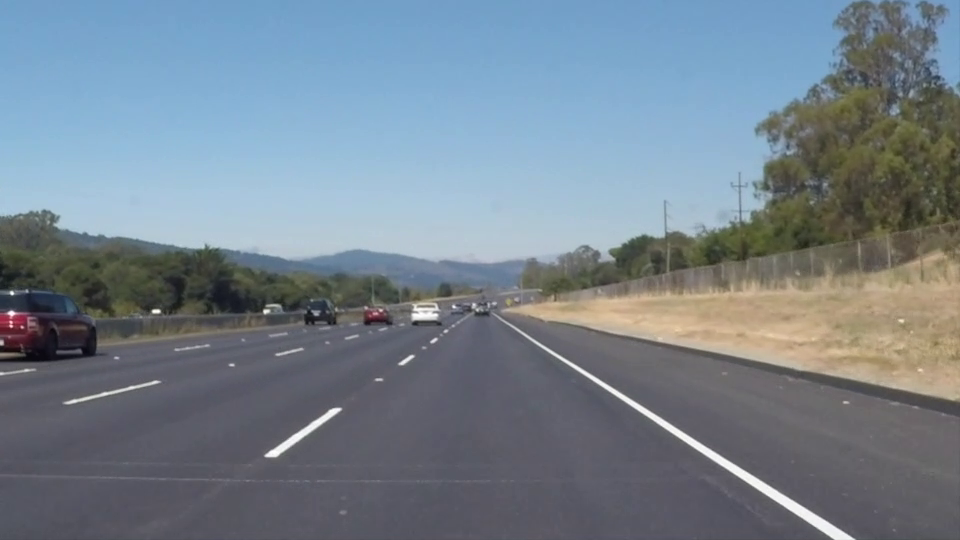
#> input picture frame 22 of imagenes/video_carretera.mp4, 960 x 540 px
$ python 'pipeline_base_mejora2(HoughP).py'
#> lines starting #> are read from the running program, lines starting #| are printed output that depends on the picture; after the words box and inside, x2 and y2 are one past the last pixel; in counts of white or black regions, pixels touching at a corner belong together
import cv2
import numpy as np
import matplotlib.pyplot as plt
import os
import sys

# ================================================================
# RUTAS
# ================================================================
VIDEO_PATH       = os.path.join("imagenes", "video_carretera.mp4")
OUTPUT_VIDEO_PATH = "resultado_mejora2_houghP.avi"
DIAGRAMA_PATH    = "pipeline_mejora2_steps.png"

# ================================================================
# 1. CARGA DE VIDEO
# ================================================================
def open_video(path):
    cap = cv2.VideoCapture(path)
    if not cap.isOpened():
        raise FileNotFoundError(f"No se pudo abrir el video: {path}")
    return cap

# ================================================================
# 2. ESCALA DE GRISES
# ================================================================
def to_grayscale(image):
    return cv2.cvtColor(image, cv2.COLOR_BGR2GRAY)

# ================================================================
# 3. FILTRO GAUSSIANO
# ================================================================
def gaussian_blur(gray, kernel_size=(9, 9)):
    return cv2.GaussianBlur(gray, kernel_size, sigmaX=0)

# ================================================================
# 4. DETECTOR DE BORDES CANNY
# ================================================================
def canny_edge_detection(blurred, low_threshold=50, high_threshold=150):
    return cv2.Canny(blurred, low_threshold, high_threshold)

# ================================================================
# 5. FILTRO DE COLOR HSV
# ================================================================
def hsv_color_filter(image):
    hsv = cv2.cvtColor(image, cv2.COLOR_BGR2HSV)

    lower_yellow = np.array([ 18,  40, 100], dtype=np.uint8)
    upper_yellow = np.array([ 30, 255, 255], dtype=np.uint8)
    mask_yellow  = cv2.inRange(hsv, lower_yellow, upper_yellow)

    lower_white  = np.array([  0,   0, 170], dtype=np.uint8)
    upper_white  = np.array([179,  40, 255], dtype=np.uint8)
    mask_white   = cv2.inRange(hsv, lower_white, upper_white)

    mask_combined  = cv2.bitwise_or(mask_yellow, mask_white)
    filtered_image = cv2.bitwise_and(image, image, mask=mask_combined)

    return filtered_image, mask_combined, mask_white, mask_yellow

# ================================================================
# 6. REGIÓN DE INTERÉS
# ================================================================
def region_of_interest(image, image_shape):
    height, width = image_shape[0], image_shape[1]
    bottom_left  = (int(0.15 * width),  int(0.85 * height))
    bottom_right = (int(0.85 * width),  int(0.85 * height))
    top_left     = (int(0.425 * width), int(0.55 * height))
    top_right    = (int(0.575 * width), int(0.55 * height))
    vertices = np.array([[bottom_left, top_left, top_right, bottom_right]], dtype=np.int32)
    mask = np.zeros((height, width), dtype=np.uint8)
    cv2.fillPoly(mask, vertices, 255)
    masked_image = cv2.bitwise_and(image, image, mask=mask)
    return masked_image, vertices, mask

# ================================================================
# 7. HOUGH PROBABILÍSTICA CALIBRADA  ← MEJORA 2
# ================================================================
def hough_lines_probabilistic(
        masked_edges,
        rho=1,
        theta=np.pi / 180,
        threshold=30,
        min_line_length=40,
        max_line_gap=80):

    lines = cv2.HoughLinesP(
        masked_edges,
        rho=rho,
        theta=theta,
        threshold=threshold,
        minLineLength=min_line_length,
        maxLineGap=max_line_gap
    )
    return lines  # shape (N, 1, 4) o None

# ================================================================
# 8. DIBUJAR SEGMENTOS (formato HoughLinesP)
# ================================================================
def draw_lines_probabilistic(image, lines, roi_mask, color=(0, 255, 0), thickness=4):

    result = image.copy()
    if lines is None or len(lines) == 0:
        return result

    for line in lines:
        x1, y1, x2, y2 = line[0]
        angle_deg = abs(np.degrees(np.arctan2(y2 - y1, x2 - x1)))

        if angle_deg < 20 or angle_deg > 160:
            continue
        if abs(angle_deg - 90) < 10:
            continue

        cv2.line(result, (x1, y1), (x2, y2), color, thickness)

    return result

# ================================================================
# 9. PIPELINE COMPLETO — MEJORA 2
# ================================================================
def process_frame(frame):

    # Paso 1: ROI sobre original
    roi_frame, roi_vertices, roi_mask = region_of_interest(frame, frame.shape)

    # Paso 2: Filtro HSV sobre ROI
    filtered_image, mask_combined, mask_white, mask_yellow = hsv_color_filter(roi_frame)

    # Paso 3: Grises de la imagen YA filtrada
    gray    = to_grayscale(filtered_image)

    # Paso 4: Suavizado
    blurred = gaussian_blur(gray, kernel_size=(9, 9))

    # Paso 5: Canny
    edges   = canny_edge_detection(blurred, low_threshold=100, high_threshold=300)

    # Paso 6: HoughLinesP
    lines = hough_lines_probabilistic(
        edges,
        rho=1,
        theta=np.pi / 180,
        threshold=30,
        min_line_length=40,
        max_line_gap=80
    )

    # Paso 7: Dibujo
    result = draw_lines_probabilistic(frame, lines, roi_mask, color=(0, 255, 0), thickness=4)
    cv2.polylines(result, roi_vertices, isClosed=True, color=(0, 0, 255), thickness=2)

    debug_images = {
        "roi_frame":      roi_frame,
        "filtered_bgr":   filtered_image,
        "mask_white":     mask_white,
        "mask_yellow":    mask_yellow,
        "mask_combined":  mask_combined,
        "grayscale":      gray,
        "gaussian":       blurred,
        "canny":          edges,
        "filtered_edges": edges,
        "roi_mask":       roi_mask,
        "roi_vertices":   roi_vertices,
    }
    return result, debug_images

# ================================================================
# 10. DIAGRAMA DEL PIPELINE
# ================================================================
def show_pipeline_diagram(frame, debug_images):
    fig, axes = plt.subplots(2, 4, figsize=(24, 10))
    fig.suptitle(
        "Pipeline Mejora 2 — HoughLinesP calibrada",
        fontsize=11, fontweight='bold'
    )

    frame_rgb    = cv2.cvtColor(frame,                       cv2.COLOR_BGR2RGB)
    filtered_rgb = cv2.cvtColor(debug_images["filtered_bgr"], cv2.COLOR_BGR2RGB)
    result_rgb   = cv2.cvtColor(debug_images.get("result_bgr", frame), cv2.COLOR_BGR2RGB)

    titles = [
        "1. Original (BGR)",
        "2. ROI sobre original",
        "3. Máscara blanco",
        "4. Máscara amarillo",
        "5. Imagen filtrada HSV",
        "6. Grises → Gaussiano",
        "7. Canny 100/300",
        "8. Resultado HoughLinesP",
    ]
    images = [
        frame_rgb,
        cv2.cvtColor(debug_images["roi_frame"], cv2.COLOR_BGR2RGB),
        debug_images["mask_white"],
        debug_images["mask_yellow"],
        filtered_rgb,
        debug_images["gaussian"],
        debug_images["canny"],
        result_rgb,
    ]
    cmaps = [None, None, 'gray', 'gray', None, 'gray', 'gray', None]

    for ax, img, title, cmap in zip(axes.flat, images, titles, cmaps):
        ax.imshow(img, cmap=cmap)
        ax.set_title(title, fontsize=10)
        ax.axis('off')

    plt.tight_layout()
    plt.savefig(DIAGRAMA_PATH, dpi=150, bbox_inches='tight')
    plt.show()
    print(f"Diagrama guardado en '{DIAGRAMA_PATH}'")

# ================================================================
# 11. PROCESAR VIDEO COMPLETO
# ================================================================
def process_video(video_path, show_preview=True, save_video=True):
#> called with video_path = 'imagenes/video_carretera.mp4', show_preview = True, save_video = True
    cap    = open_video(video_path)
    fps    = cap.get(cv2.CAP_PROP_FPS)
    width  = int(cap.get(cv2.CAP_PROP_FRAME_WIDTH))
    height = int(cap.get(cv2.CAP_PROP_FRAME_HEIGHT))
    total  = int(cap.get(cv2.CAP_PROP_FRAME_COUNT))

    print(f"=== Video: {video_path} ===")
    print(f"  Resolución  : {width}×{height}")
    print(f"  FPS         : {fps}")
    print(f"  Total frames: {total}")

    writer = None
    if save_video:
        fourcc = cv2.VideoWriter_fourcc(*'XVID')
        writer = cv2.VideoWriter(OUTPUT_VIDEO_PATH, fourcc, fps, (width, height))
        print(f"Guardando en '{OUTPUT_VIDEO_PATH}'")

    frame_count = 0
    first_done  = False

    while True:
        ret, frame = cap.read()
#> frame is the input picture: shape (540, 960, 3); mean B, G, R 141.9, 130.7, 117.7
        if not ret:
            break
        frame_count += 1

        result, debug_images = process_frame(frame)
#> in region_of_interest, `cv2.fillPoly(mask, vertices, 255)`:
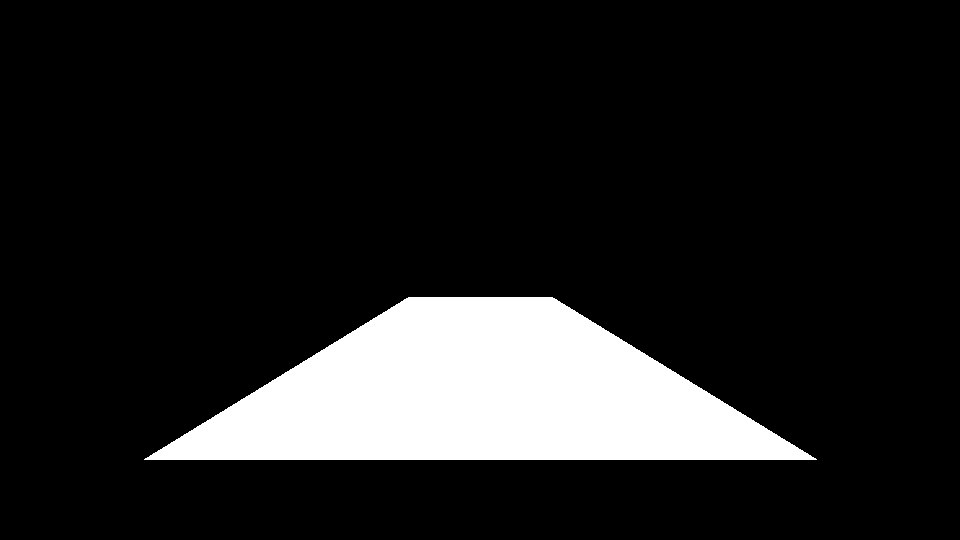
#> mask: shape (540, 960); 12.9% white; 1 white region, box (x1, y1, x2, y2) and area: (144, 297, 817, 460) 66769
#> in region_of_interest, `masked_image = cv2.bitwise_and(image, image, mask=mask)`:
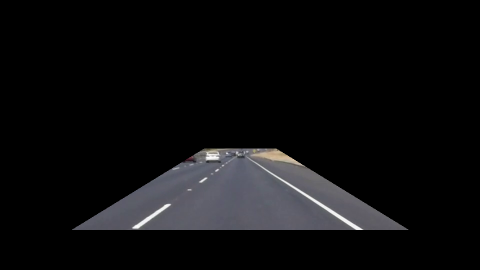
#> masked_image: shape (540, 960, 3) (shown at 1/2 size); mean B, G, R 14.3, 13.1, 13.2
#> in process_frame, `roi_frame, roi_vertices, roi_mask = region_of_interest(frame, frame.sh..`: roi_vertices = [[144, 459], [408, 297], [552, 297], [816, 459]]
#> in hsv_color_filter, `mask_combined  = cv2.bitwise_or(mask_yellow, mask_white)`:
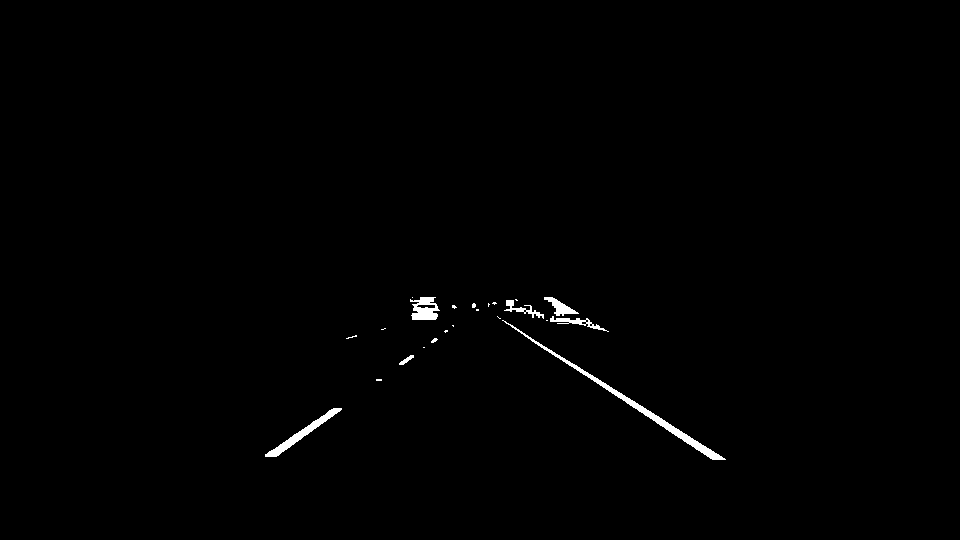
#> mask_combined: shape (540, 960); 0.62% white; 23 white regions (15 under 20 px), largest, box (x1, y1, x2, y2) and area: (502, 320, 726, 460) 1242, (265, 408, 342, 457) 611, (410, 297, 440, 320) 460
#> in canny_edge_detection, `return cv2.Canny(blurred, low_threshold, high_threshold)`:
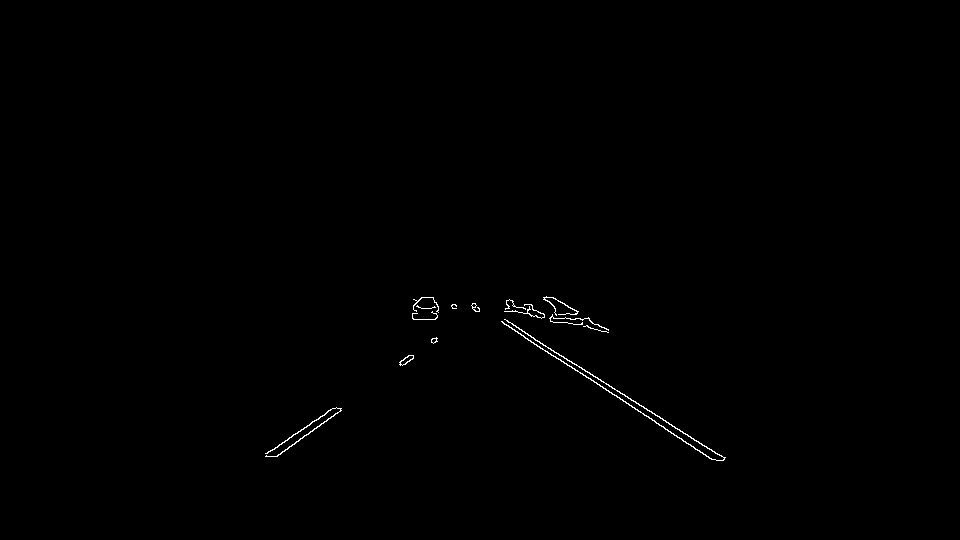
#> returned value: shape (540, 960); 0.31% white in thin lines or dots, all inside (x1, y1, x2, y2) = (265, 296, 726, 461)
#> in hough_lines_probabilistic, `lines = cv2.HoughLinesP( masked_edges, rho=rho, theta=theta, threshold..`: lines = 15 rows, first 6: [472, 303, 713, 459], [522, 331, 724, 458], [473, 303, 714, 459], [277, 456, 479, 310], [276, 456, 476, 311], [413, 306, 572, 314]
#> the loop in draw_lines_probabilistic, `for line in lines:` made 15 passes
#> (x1, y1, x2, y2, angle_deg) on passes 1 to 8: (472, 303, 713, 459, 32.92), (522, 331, 724, 458, 32.16), (473, 303, 714, 459, 32.92), (277, 456, 479, 310, 35.86), (276, 456, 476, 311, 35.94), (413, 306, 572, 314, 2.88), (267, 453, 478, 311, 33.94), (265, 453, 479, 309, 33.94)
#> after the loop in draw_lines_probabilistic, `for line in lines:`:
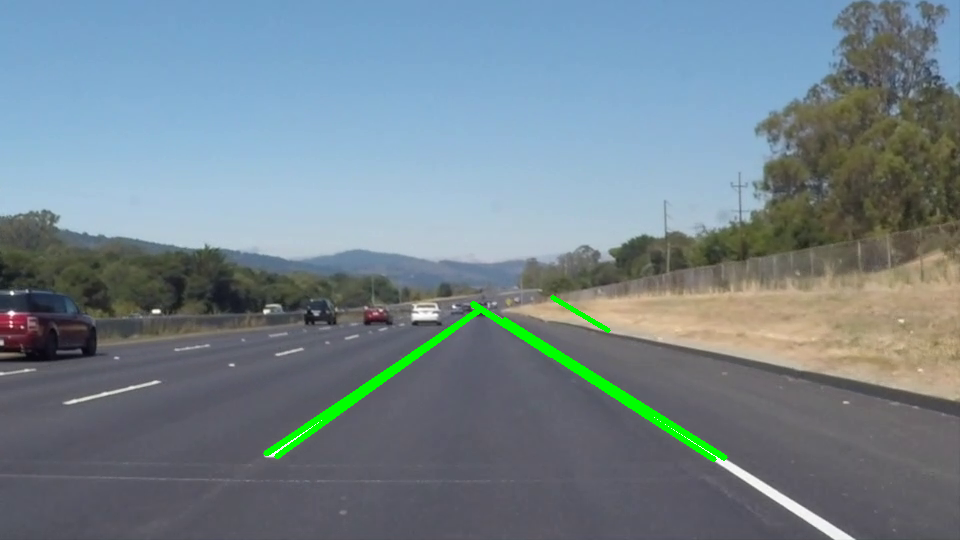
#> result: shape (540, 960, 3); 1.15% of pixels changed, all inside (x1, y1, x2, y2) = (263, 295, 728, 462)
#> in process_frame, `cv2.polylines(result, roi_vertices, isClosed=True, color=(0, 0, 255), ..`:
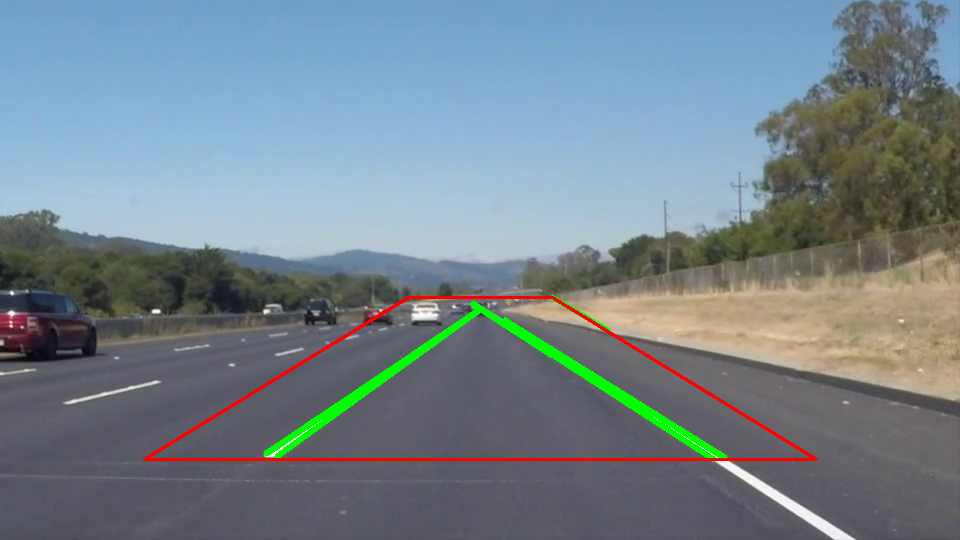
#> result: shape (540, 960, 3); 0.87% of pixels changed, all inside (x1, y1, x2, y2) = (143, 296, 818, 461)
#> debug_images = 11 items
        debug_images["result_bgr"] = result

        if not first_done:
            show_pipeline_diagram(frame, debug_images)
#> the loop in show_pipeline_diagram, `for ax, img, title, cmap in zip(axes.flat, images, titles, cmaps):` made 8 passes
#> (title, cmap) on passes 1 to 8: ('1. Original (BGR)', None), ('2. ROI sobre original', None), ('3. Máscara blanco', 'gray'), ('4. Máscara amarillo', 'gray'), ('5. Imagen filtrada HSV', None), ('6. Grises → Gaussiano', 'gray'), ('7. Canny 100/300', 'gray'), ('8. Resultado HoughLinesP', None)
#> in show_pipeline_diagram, `plt.savefig(DIAGRAMA_PATH, dpi=150, bbox_inches='tight')`:
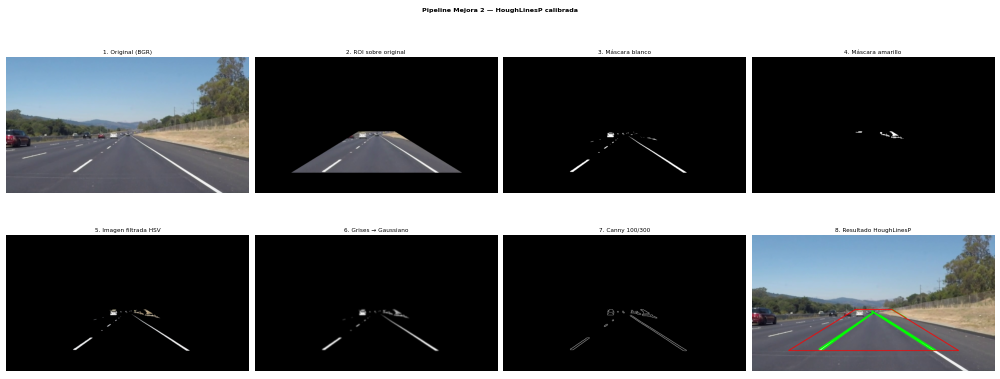
#> figure drawn by matplotlib, 8 panels
            first_done = True

        if writer is not None:
            writer.write(result)

        if show_preview:
            cv2.imshow("Mejora 2 — HoughLinesP", result)
            if cv2.waitKey(1) & 0xFF == ord('q'):
#> (key q is pressed here)
                print(f"Interrumpido en frame {frame_count}")
                break

        if frame_count % 50 == 0 or frame_count == 1:
            print(f"  Frame {frame_count}/{total}")

    cap.release()
    if writer is not None:
        writer.release()
    cv2.destroyAllWindows()
    print(f"\n=== Completado: {frame_count} frames ===")

# ================================================================
# EJECUCIÓN PRINCIPAL
# ================================================================
if __name__ == "__main__":
    print("=" * 60)
    print("  MEJORA 2: Hough Probabilística calibrada (HoughLinesP)")
    print("  Flujo: HSV → Gris → Gauss → Canny → ROI → HoughLinesP")
    print("=" * 60)
    if not os.path.exists(VIDEO_PATH):
        print(f"ERROR: No se encontró el video en '{VIDEO_PATH}'")
        sys.exit(1)
    process_video(video_path=VIDEO_PATH, show_preview=True, save_video=True)
